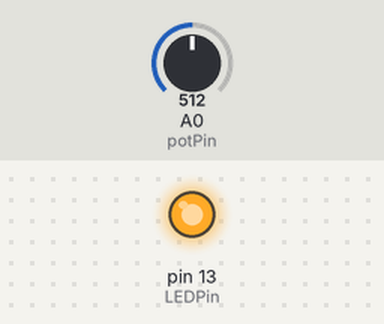
The sketch below on a simulated Arduino Uno, built with avr-gcc and run on an emulated ATmega328P. Shown: output pins drawn as LEDs (lit = HIGH). Inputs (shaded band) come from the test bench; at power-on: A0 (potPin) = 512.

Above: at 1.8 s.
1.9 s: A0 (potPin) set to 0
3.6 s: A0 (potPin) set to 122
At 3.9 s:
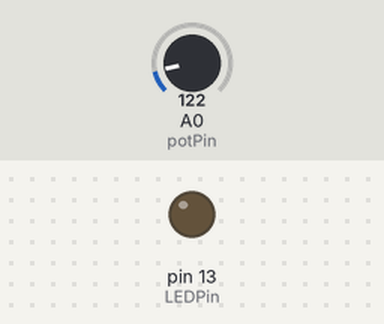
Timing chart, 0 to 13.1 s (numbered marks = the images above; inputs shaded):
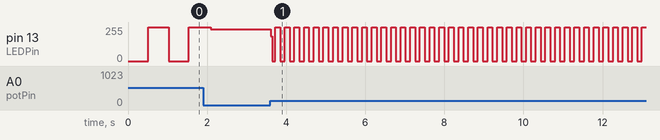

The sketch:

Potentiometer.ino
```cpp
/*
   "GizDuino Starter kit"

   Potentiometer Sample code

  STEP 1: Construct the circuit of GizDuino Potentiometer.
  STEP 2: Connect the USB Cable to your computer.
  STEP 3: Open the Arduino IDE.
  STEP 4: Open the Potentiometer Sample code from GizDuino Starter kit code.
  STEP 5: Then, click Upload.


*/
//potPin is the givenname for analog pin 0;
int potPin = 0;
// led is the givenname for digital pin 13.
int LEDPin = 13;

// the setting up of pins.
void setup()
{
 // initialize the digital pin as an output.
 pinMode(LEDPin, OUTPUT);

}
// the loop is where your program runs repeatedly.
void loop()
{
  int potValue; // potValue is declared in this scope

  potValue = analogRead(potPin); // read analog pin 0 or potPin

  digitalWrite(LEDPin, LOW); // LED is OFF

  delay(potValue);          // it depends on the potValue readings

  digitalWrite(LEDPin, HIGH); // LED is ON

  delay(potValue);          //it depends on the potValue readings


}
```

Measured:
- after the input at 3.6 s, pin 13 (LEDPin): 239/255 → 187/255 at once, then moves between 0/255 and 255/255, repeating every 0.24 s
